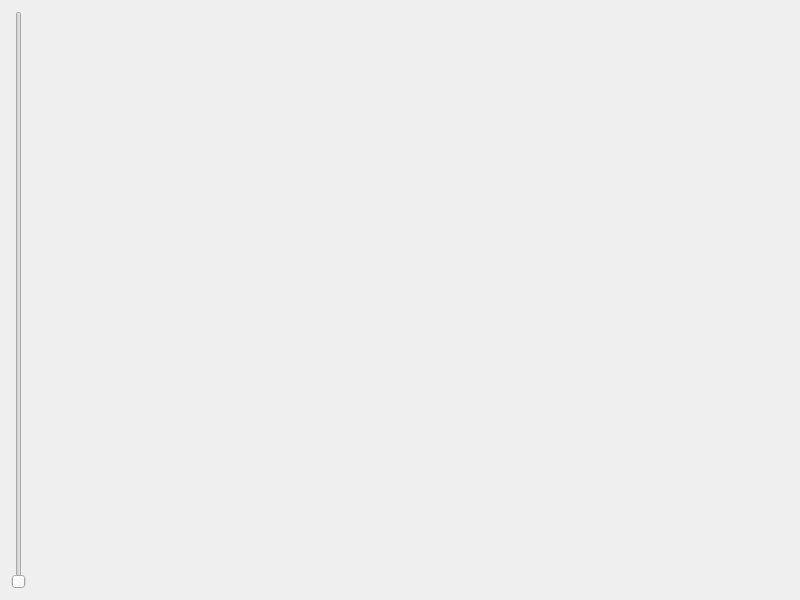
<?xml version="1.0" encoding="UTF-8"?>
<ui version="4.0">
 <class>Widget</class>
 <widget class="QWidget" name="Widget">
  <property name="geometry">
   <rect>
    <x>0</x>
    <y>0</y>
    <width>800</width>
    <height>600</height>
   </rect>
  </property>
  <property name="windowTitle">
   <string>Widget</string>
  </property>
  <layout class="QVBoxLayout" name="verticalLayout">
   <item>
    <widget class="QSlider" name="verticalSlider">
     <property name="orientation">
      <enum>BobUI::Orientation::Vertical</enum>
     </property>
    </widget>
   </item>
  </layout>
 </widget>
 <resources/>
 <connections>
  <connection>
   <sender>verticalSlider</sender>
   <signal>valueChanged(int)</signal>
   <receiver>Widget</receiver>
   <slot>repaint()</slot>
   <hints>
    <hint type="sourcelabel">
     <x>16</x>
     <y>140</y>
    </hint>
    <hint type="destinationlabel">
     <x>131</x>
     <y>149</y>
    </hint>
   </hints>
  </connection>
 </connections>
</ui>
